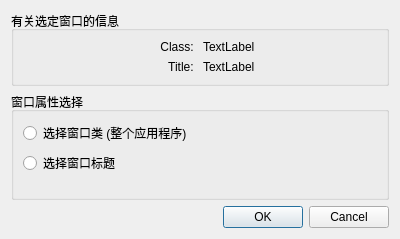
<?xml version="1.0" encoding="UTF-8"?>
<ui version="4.0">
 <class>LightlyDetectWidget</class>
 <widget class="QDialog" name="LightlyDetectWidget">
  <property name="geometry">
   <rect>
    <x>0</x>
    <y>0</y>
    <width>400</width>
    <height>239</height>
   </rect>
  </property>
  <property name="windowTitle">
   <string>对话框</string>
  </property>
  <layout class="QVBoxLayout" name="verticalLayout">
   <item>
    <widget class="QGroupBox" name="groupBox">
     <property name="title">
      <string>有关选定窗口的信息</string>
     </property>
     <layout class="QGridLayout" name="gridLayout">
      <item row="0" column="0">
       <widget class="QLabel" name="label">
        <property name="text">
         <string>Class: </string>
        </property>
        <property name="alignment">
         <set>Qt::AlignRight|Qt::AlignTrailing|Qt::AlignVCenter</set>
        </property>
       </widget>
      </item>
      <item row="0" column="1">
       <widget class="QLabel" name="windowClass">
        <property name="text">
         <string notr="true">TextLabel</string>
        </property>
       </widget>
      </item>
      <item row="1" column="0">
       <widget class="QLabel" name="label_2">
        <property name="text">
         <string>Title: </string>
        </property>
        <property name="alignment">
         <set>Qt::AlignRight|Qt::AlignTrailing|Qt::AlignVCenter</set>
        </property>
       </widget>
      </item>
      <item row="1" column="1">
       <widget class="QLabel" name="windowTitle">
        <property name="text">
         <string notr="true">TextLabel</string>
        </property>
       </widget>
      </item>
     </layout>
    </widget>
   </item>
   <item>
    <widget class="QGroupBox" name="groupBox_2">
     <property name="title">
      <string>窗口属性选择</string>
     </property>
     <layout class="QVBoxLayout" name="verticalLayout_2">
      <item>
       <widget class="QRadioButton" name="windowClassCheckBox">
        <property name="text">
         <string>选择窗口类 (整个应用程序)</string>
        </property>
       </widget>
      </item>
      <item>
       <widget class="QRadioButton" name="windowTitleCheckBox">
        <property name="locale">
         <locale language="French" country="France"/>
        </property>
        <property name="text">
         <string>选择窗口标题</string>
        </property>
       </widget>
      </item>
      <item>
       <spacer name="verticalSpacer">
        <property name="orientation">
         <enum>Qt::Vertical</enum>
        </property>
        <property name="sizeHint" stdset="0">
         <size>
          <width>20</width>
          <height>40</height>
         </size>
        </property>
       </spacer>
      </item>
     </layout>
    </widget>
   </item>
   <item>
    <widget class="QDialogButtonBox" name="buttonBox">
     <property name="orientation">
      <enum>Qt::Horizontal</enum>
     </property>
     <property name="standardButtons">
      <set>QDialogButtonBox::Cancel|QDialogButtonBox::Ok</set>
     </property>
    </widget>
   </item>
  </layout>
 </widget>
 <resources/>
 <connections>
  <connection>
   <sender>buttonBox</sender>
   <signal>accepted()</signal>
   <receiver>LightlyDetectWidget</receiver>
   <slot>accept()</slot>
   <hints>
    <hint type="sourcelabel">
     <x>248</x>
     <y>254</y>
    </hint>
    <hint type="destinationlabel">
     <x>157</x>
     <y>274</y>
    </hint>
   </hints>
  </connection>
  <connection>
   <sender>buttonBox</sender>
   <signal>rejected()</signal>
   <receiver>LightlyDetectWidget</receiver>
   <slot>reject()</slot>
   <hints>
    <hint type="sourcelabel">
     <x>316</x>
     <y>260</y>
    </hint>
    <hint type="destinationlabel">
     <x>286</x>
     <y>274</y>
    </hint>
   </hints>
  </connection>
 </connections>
</ui>
